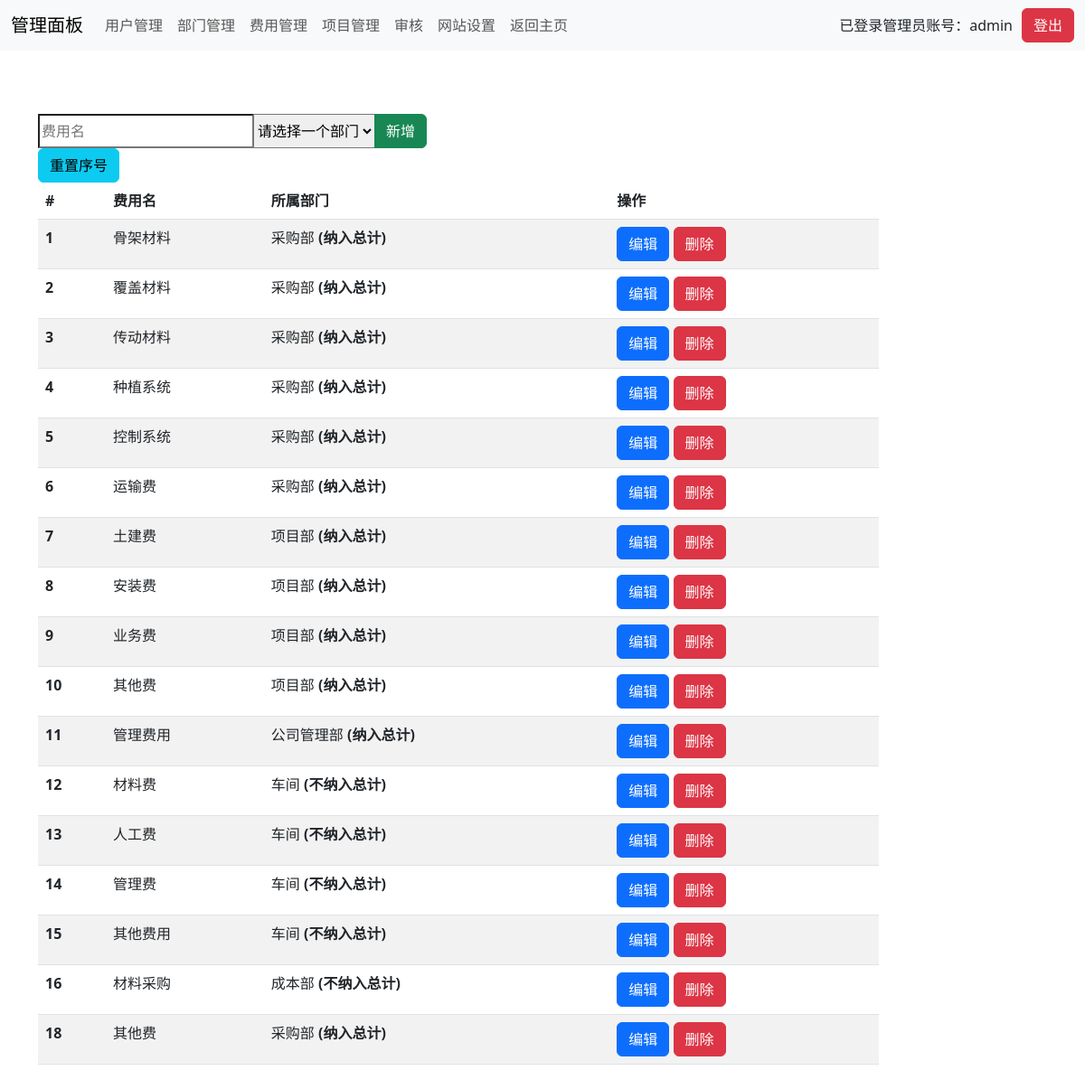
The app's page /admin/fee.php (signed in) with its own data.
### tables this page shows
CREATE TABLE `fee` (
  `id` int(11) NOT NULL,
  `name` varchar(128) NOT NULL,
  `department_id` int(11) NOT NULL
);

CREATE TABLE `department` (
  `id` int(11) NOT NULL,
  `name` varchar(128) NOT NULL,
  `sum` tinyint(4) NOT NULL DEFAULT '1'
);

### admin/fee.php (the view, shortened to what this page needs)
<?php
include "header.php";
global $conn, $site_name;
?>
<head>
</head>
<body>
<div class="container" style="padding-top:70px; margin-bottom: 110px">
    <div class="col-md-10 center-block" style="float: none;">
        <div class="table-responsive">
            <form action="" method="post">
                <div class="input-group">
                    <input placeholder="费用名" type="text" name="name">
                    <select name="department_id">
                        <option value="" selected disabled>请选择一个部门</option>
                    </select>
                    <button type="submit" name="submit" class="btn btn-success">新增</button>
                </div>
            </form>
            <form action="" method="post">
                <button type="submit" name="reorder" class="btn btn-info">重置序号</button>
            </form>
            <table class="table table-striped">
                <thead>
                <tr>
                    <th scope="col">#</th>
                    <th scope="col">费用名</th>
                    <th scope="col">所属部门</th>
                    <th scope="col">操作</th>
                </tr>
                </thead>
                <tbody>
                <?php
                $sql = $conn->prepare("SELECT * FROM fee;");
                $sql->execute();
                $result = $sql->fetchAll();
                foreach ($result as $row) {
                    echo "<tr>";
                    echo "<th scope=\"row\">" . $row["id"] . "</th>";
                    echo "<td>" . $row["name"] . "</td>";
                    $sql2 = $conn->prepare("SELECT * FROM department WHERE id = " . $row["department_id"] . ";");
                    $sql2->execute();
                    $result2 = $sql2->fetch();
                    $sum = $result2["sum"] == "1" ? "纳入总计" : "不纳入总计";
                    echo "<td>" . $result2["name"] . " <b>(" . $sum . ")</b>" . "</td>";
                    echo "<td><a href='edit_fee.php?action=edit&id=" . $row["id"] . "'><button type=\"button\" class=\"btn btn-primary\">编辑</button></a>
                            <a onclick='return del(\"{$row["name"]}\", \"{$result2["name"]}\")' href='edit_fee.php?action=delete&id=" . $row["id"] . "'><button type=\"button\" class=\"btn btn-danger\">删除</button></a></td>";
                    echo "</tr>";
                }
                ?>
                </tbody>
            </table>
        </div>
    </div>
</div>
</body>

### include/common.php (shortened to what this page needs)
<?php
function php_self()
{
    return substr($_SERVER['PHP_SELF'], strrpos($_SERVER['PHP_SELF'], '/') + 1);
}
?>
<!DOCTYPE html>
<html lang="zh">
<head>
    <link href="/include/bootstrap.min.css" rel="stylesheet">
    <link href="/include/fa.css" rel="stylesheet">
</head>

### admin/header.php (shortened to what this page needs)
<?php
include "../include/common.php";
if (php_self() != "login.php" && php_self() != "register.php")  {
    echo '<nav class="navbar navbar-expand-lg navbar-light bg-light">
    <div class="container-fluid">
        <a class="navbar-brand" href="index.php">管理面板</a>
        <button class="navbar-toggler" type="button" data-bs-toggle="collapse" data-bs-target="#navbarSupportedContent"
                aria-controls="navbarSupportedContent" aria-expanded="false" aria-label="Toggle navigation">
            <span class="navbar-toggler-icon"></span>
        </button>
        <div class="collapse navbar-collapse" id="navbarSupportedContent">
            <ul class="navbar-nav me-auto mb-2 mb-lg-0">
                <li class="nav-item">
                    <a class="nav-link" href="user.php">用户管理</a>
                </li>
                <li class="nav-item">
                    <a class="nav-link" href="department.php">部门管理</a>
                </li>
                <li class="nav-item">
                    <a class="nav-link" href="fee.php">费用管理</a>
                </li>
                <li class="nav-item">
                    <a class="nav-link" href="project.php">项目管理</a>
                </li>
                <li class="nav-item">
                    <a class="nav-link" href="review.php">审核</a>
                </li>
                <li class="nav-item">
                    <a class="nav-link" href="setting.php">网站设置</a>
                </li>
                <li class="nav-item">
                    <a class="nav-link" href="../index.php">返回主页</a>
                </li>
                </ul>
            已登录管理员账号：' . $_SESSION["username"] . '
            <a style="margin-left: 10px" href="../index.php?logout" class="btn btn-danger">登出</a>
        </div>
    </div>
</nav>';
}

### records on screen
fee: id "1", name "骨架材料", department.name "采购部", department.sum "纳入总计"
fee: id "2", name "覆盖材料", department.name "采购部", department.sum "纳入总计"
fee: id "3", name "传动材料", department.name "采购部", department.sum "纳入总计"
fee: id "4", name "种植系统", department.name "采购部", department.sum "纳入总计"
fee: id "5", name "控制系统", department.name "采购部", department.sum "纳入总计"
fee: id "6", name "运输费", department.name "采购部", department.sum "纳入总计"
fee: id "7", name "土建费", department.name "项目部", department.sum "纳入总计"
fee: id "8", name "安装费", department.name "项目部", department.sum "纳入总计"
fee: id "9", name "业务费", department.name "项目部", department.sum "纳入总计"
fee: id "10", name "其他费", department.name "项目部", department.sum "纳入总计"
fee: id "11", name "管理费用", department.name "公司管理部", department.sum "纳入总计"
fee: id "12", name "材料费", department.name "车间", department.sum "不纳入总计"
fee: id "13", name "人工费", department.name "车间", department.sum "不纳入总计"
fee: id "14", name "管理费", department.name "车间", department.sum "不纳入总计"
fee: id "15", name "其他费用", department.name "车间", department.sum "不纳入总计"
fee: id "16", name "材料采购", department.name "成本部", department.sum "不纳入总计"
fee: id "18", name "其他费", department.name "采购部", department.sum "纳入总计"

### other values on screen
$_SESSION["username"] "admin"
